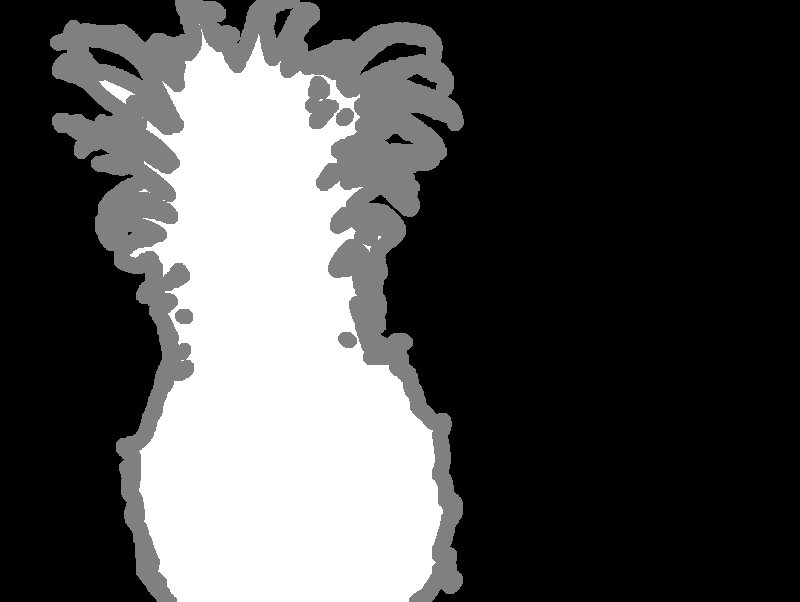
%> input picture learningBasedMatting/data/trimap_lowres/Trimap1/pineapple.bmp, 800 x 602 px
$ octave --eval "result = getMask_onlineEvaluation('../../data/trimap_lowres/Trimap1/pineapple.bmp');"   (GNU Octave 9; MATLAB toolbox functions it lacks are replaced by stand-ins)
%> lines starting %> are read from the running program, lines starting %| are printed output that depends on the picture; in (x1, y1, x2, y2) boxes, pixels count from 0 and x2, y2 are one past the last pixel; in counts of white or black regions, pixels touching at a corner belong together; the program's own positions count from 1
function mask=getMask_onlineEvaluation(fn_sb)
% % % % % % % % % % % % % % % % % % % % % % % % % % % % % % % % % % % % % %
% @InProceedings{ZhengICCV09,
%   author = {Yuanjie Zheng and Chandra Kambhamettu},
%   title = {Learning Based Digital Matting},
%   booktitle = {The 20th IEEE International Conference on Computer Vision},
%   year = {2009},
%   month = {September--October}
% }
% % % % % % % % % % % % % % % % % % % % % % % % % % % % % % % % % % % % % %
% Copyright Yuanjie Zheng @ PICSL @ UPenn on May 9th, 2011
% zheng.vision@gmail.com
% http://sites.google.com/site/zhengvision/
% % % % % % % % % % % % % % % % % % % % % % % % % % % % % % % % % % % % % %

I=imread(fn_sb);
%> I is the input picture: size 602x800x3 uint8; min 0, max 255, mean 78
mask=zeros(size(I,1),size(I,2));
fore=(I==255);
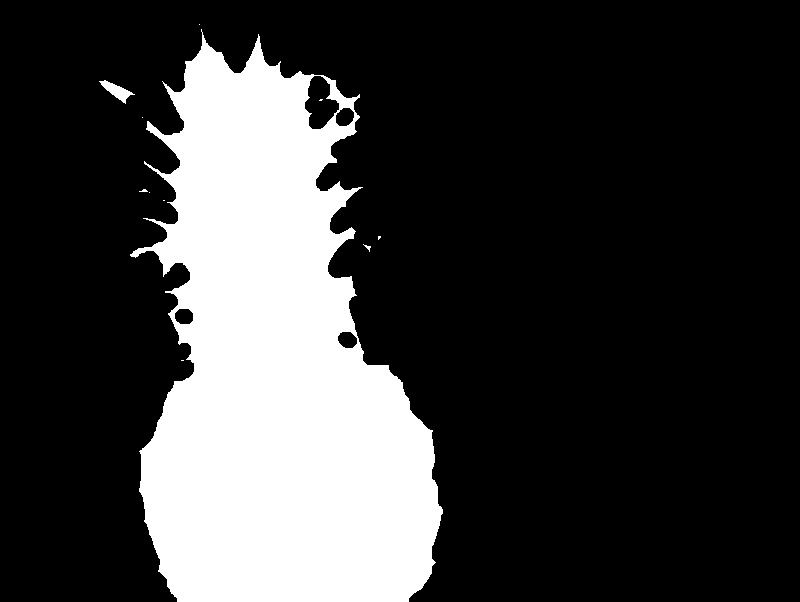
%> fore: size 602x800x3 logical; 23.6% white; 11 white regions (8 under 20 px), largest, box (x1, y1, x2, y2) and area: (130, 29, 443, 602) 113141, (99, 80, 135, 104) 316, (363, 244, 371, 252) 22
back=(I==0);
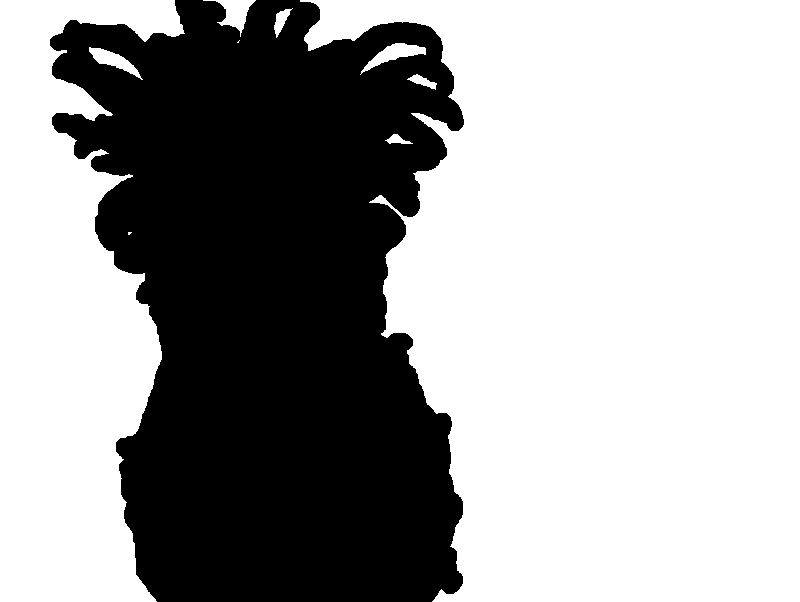
%> back: size 602x800x3 logical; 62.4% white; 1 black region, box (x1, y1, x2, y2) and area: (50, 0, 464, 602) 180916

%> (the run ends here)

$ run again, on learningBasedMatting/data/trimap_lowres/Trimap1/plant.bmp
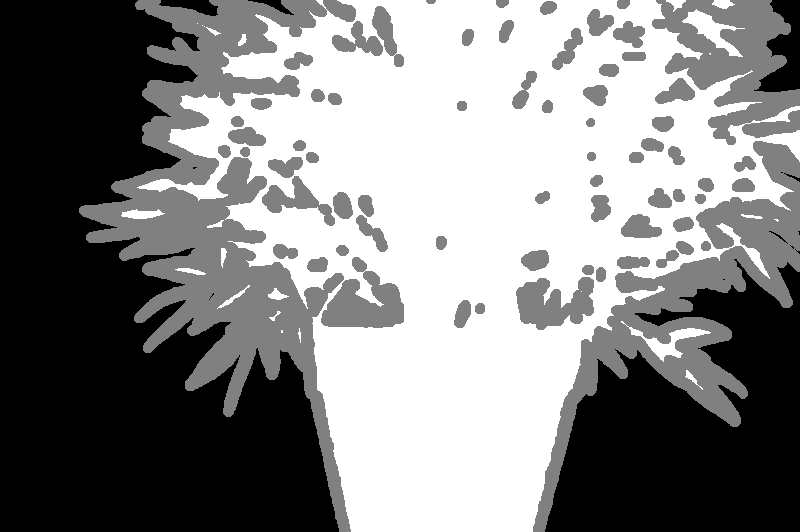
%> input picture learningBasedMatting/data/trimap_lowres/Trimap1/plant.bmp, 800 x 532 px
%> in getMask_onlineEvaluation, I is the input picture: size 532x800x3 uint8; min 0, max 255, mean 133.1
%> in getMask_onlineEvaluation, `fore=(I==255);`:
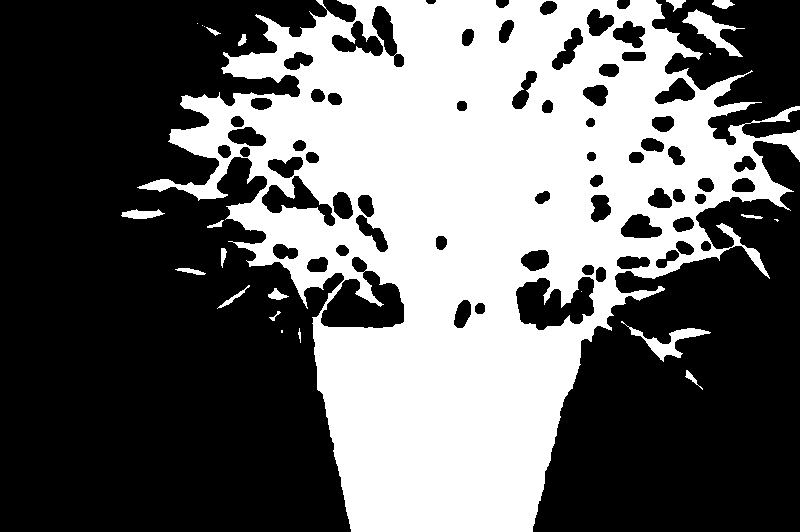
%> fore: size 532x800x3 logical; 40.6% white; 24 white regions (7 under 20 px), largest, box (x1, y1, x2, y2) and area: (137, 0, 800, 532) 169496, (682, 9, 745, 57) 937, (621, 321, 711, 362) 831
%> in getMask_onlineEvaluation, `back=(I==0);`:
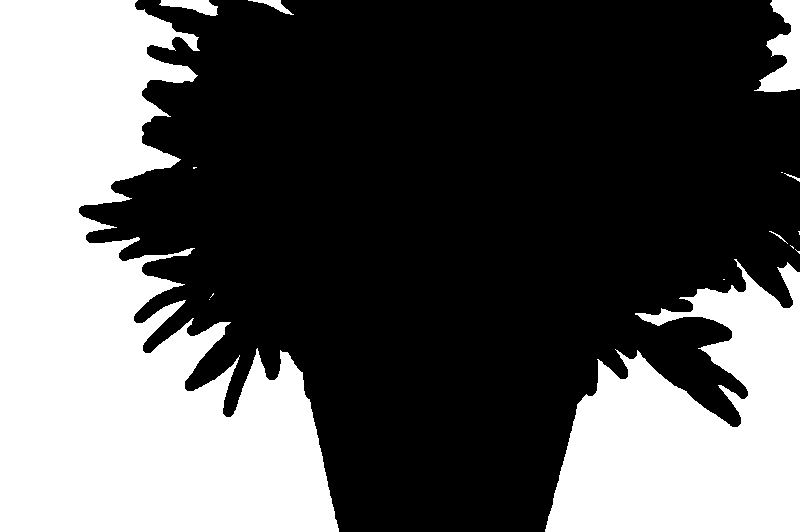
%> back: size 532x800x3 logical; 36.3% white; 15 white regions (8 under 20 px), largest, box (x1, y1, x2, y2) and area: (0, 0, 339, 532) 107748, (545, 259, 800, 532) 43509, (754, 0, 800, 92) 2252

$ run again, on learningBasedMatting/data/trimap_lowres/Trimap1/plasticbag.bmp
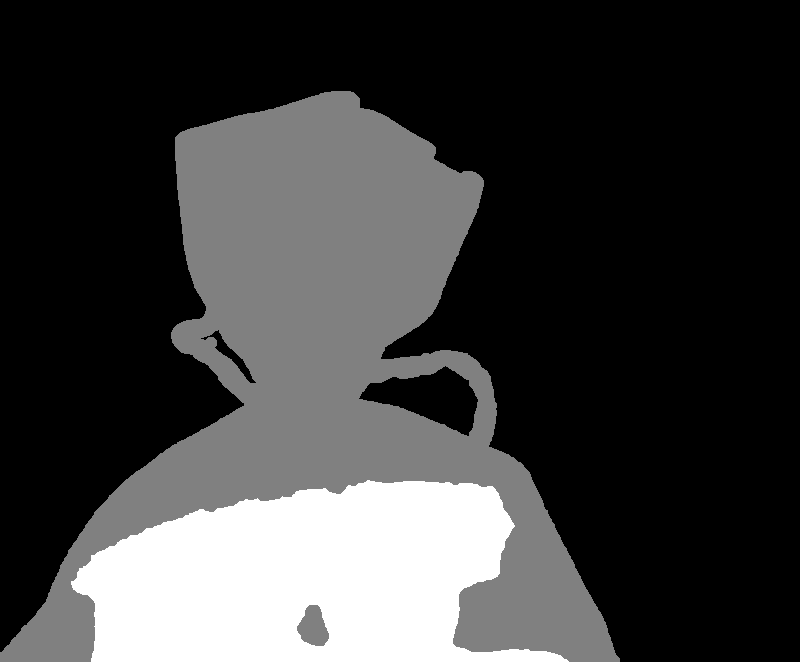
%> input picture learningBasedMatting/data/trimap_lowres/Trimap1/plasticbag.bmp, 800 x 662 px
%> in getMask_onlineEvaluation, I is the input picture: size 662x800x3 uint8; min 0, max 255, mean 61.3
%> in getMask_onlineEvaluation, `fore=(I==255);`:
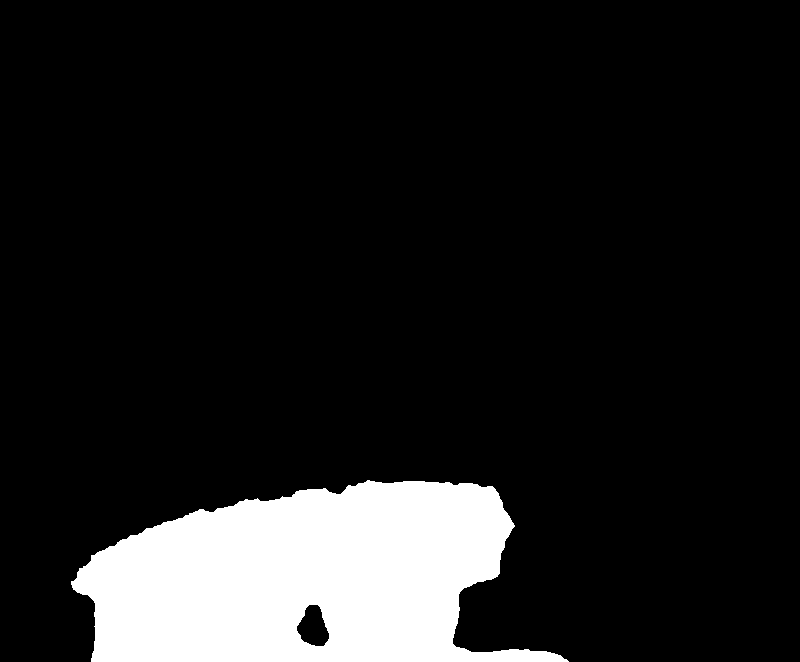
%> fore: size 662x800x3 logical; 11.9% white; 1 white region, box (x1, y1, x2, y2) and area: (71, 480, 569, 662) 63228
%> in getMask_onlineEvaluation, `back=(I==0);`:
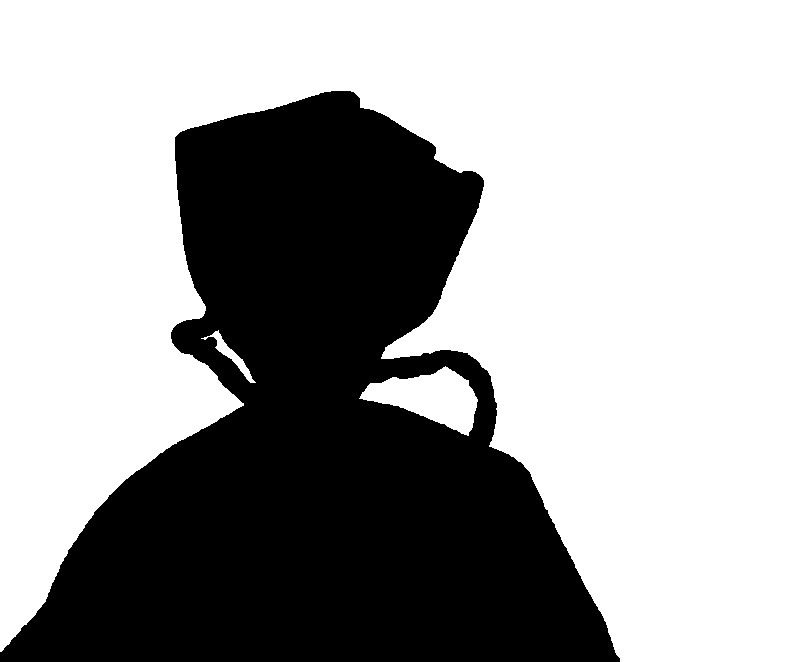
%> back: size 662x800x3 logical; 63.9% white; 1 black region, box (x1, y1, x2, y2) and area: (0, 91, 620, 662) 191096

$ run again, on learningBasedMatting/data/trimap_lowres/Trimap1/doll.png
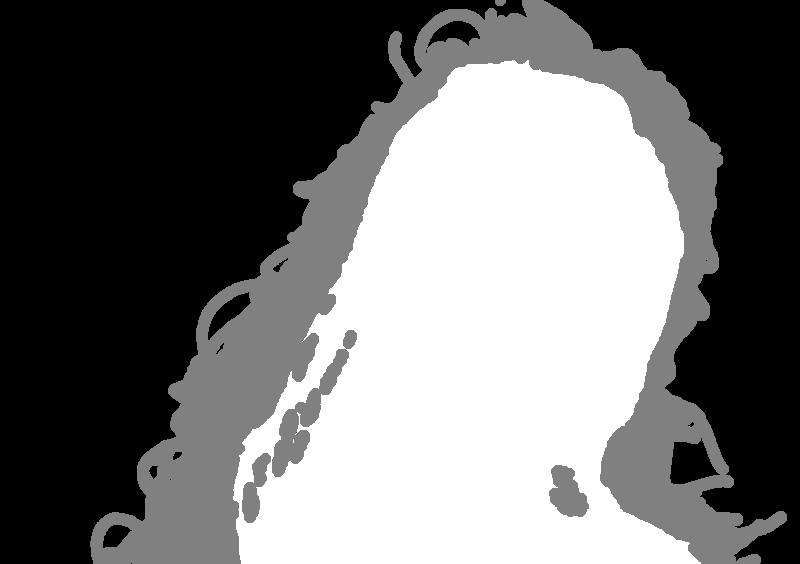
%> input picture learningBasedMatting/data/trimap_lowres/Trimap1/doll.png, 800 x 564 px
%> in getMask_onlineEvaluation, I is the input picture: size 564x800 uint8; min 0, max 255, mean 113.1
%> in getMask_onlineEvaluation, `fore=(I==255);`:
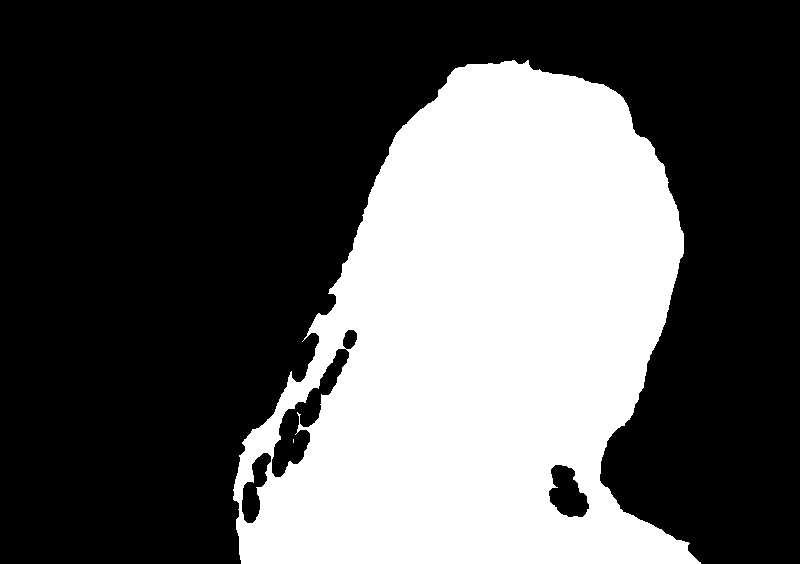
%> fore: size 564x800 logical; 34.7% white; 2 white regions (1 under 20 px), largest, box (x1, y1, x2, y2) and area: (233, 60, 701, 564) 156408
%> in getMask_onlineEvaluation, `back=(I==0);`:
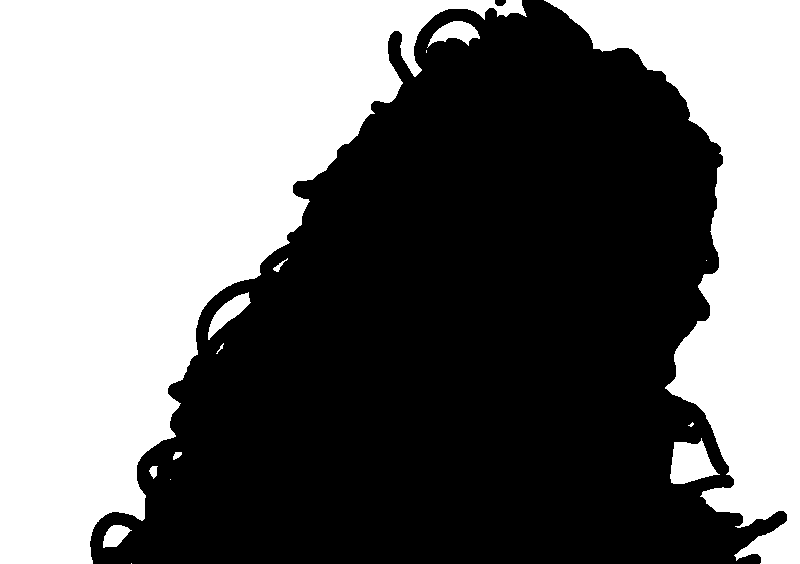
%> back: size 564x800 logical; 46% white; 15 white regions (5 under 20 px), largest, box (x1, y1, x2, y2) and area: (0, 0, 527, 564) 144595, (544, 0, 800, 564) 59389, (670, 438, 720, 484) 1473
